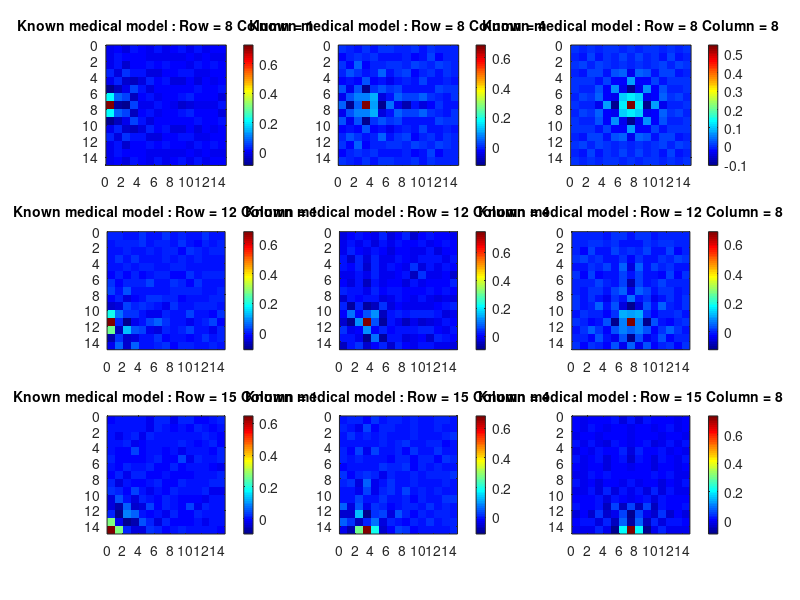
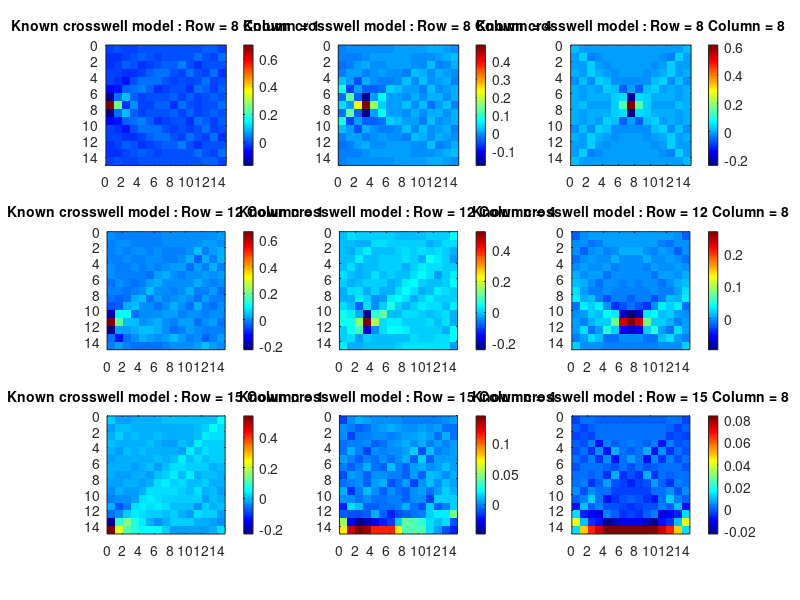
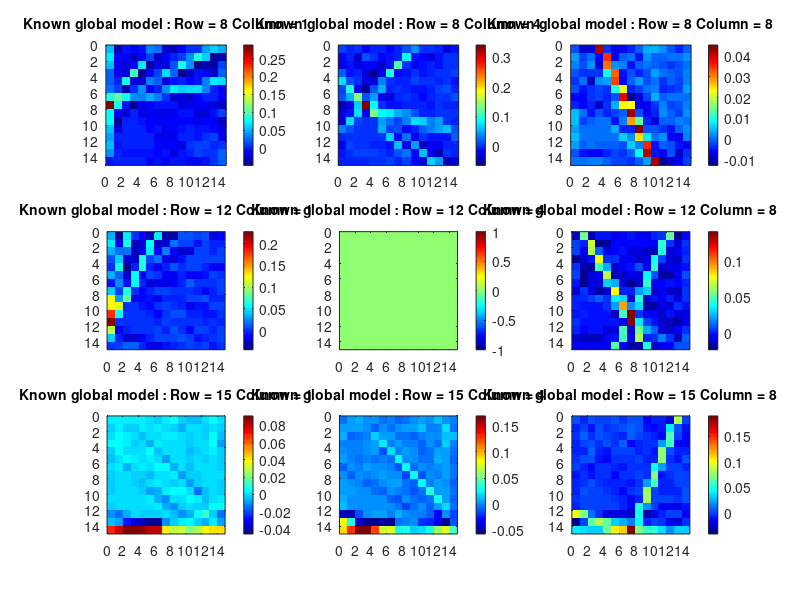

These figures' MATLAB source, in order:
clear all;
close all;

load('kernel1.dat');
load('kernel2.dat');
load('kernel3.dat');

G1=sparse(kernel1(:,1),kernel1(:,2),kernel1(:,3));
G2=sparse(kernel2(:,1),kernel2(:,2),kernel2(:,3));
G3=sparse(kernel3(:,1),kernel3(:,2),kernel3(:,3));

M=15;
[U1,S1,V1]=svds(G1,162);
[U2,S2,V2]=svds(G2,95);
[U3,S3,V3]=svds(G3,44);
R1=V1*V1';
R2=V2*V2';
R3=V3*V3';

x=linspace(0.5,M-0.5,M);
y=linspace(0.5,M-0.5,M);

row=[8,12,15];
column=[1,4,8];

figure(1)
for i=1:3;
    for j=1:3
        res=R1((column(j)-1)*M+row(i),:);
        subplot(3,3,3*(i-1)+j);
        resp=reshape(res,M,M);
        imagesc(x,y,resp);
        colormap('jet')
        colorbar
        axis image
        title(sprintf('%s : Row = %d Column = %d', 'Known medical model',row(i),column(j)),'FontSize',10);
    end
end

figure(2)
for i=1:3;
    for j=1:3
        res=R2((column(j)-1)*M+row(i),:);
        subplot(3,3,3*(i-1)+j);
        resp=reshape(res,M,M);
        imagesc(x,y,resp);
        colormap('jet')
        colorbar
        axis image
        title(sprintf('%s : Row = %d Column = %d', 'Known crosswell model',row(i),column(j)),'FontSize',10);
    end
end

figure(3)
for i=1:3;
    for j=1:3
        res=R3((column(j)-1)*M+row(i),:);
        subplot(3,3,3*(i-1)+j);
        resp=reshape(res,M,M);
        imagesc(x,y,resp);
        colormap('jet')
        colorbar
        axis image
        title(sprintf('%s : Row = %d Column = %d', 'Known global model',row(i),column(j)),'FontSize',10);
    end
end

